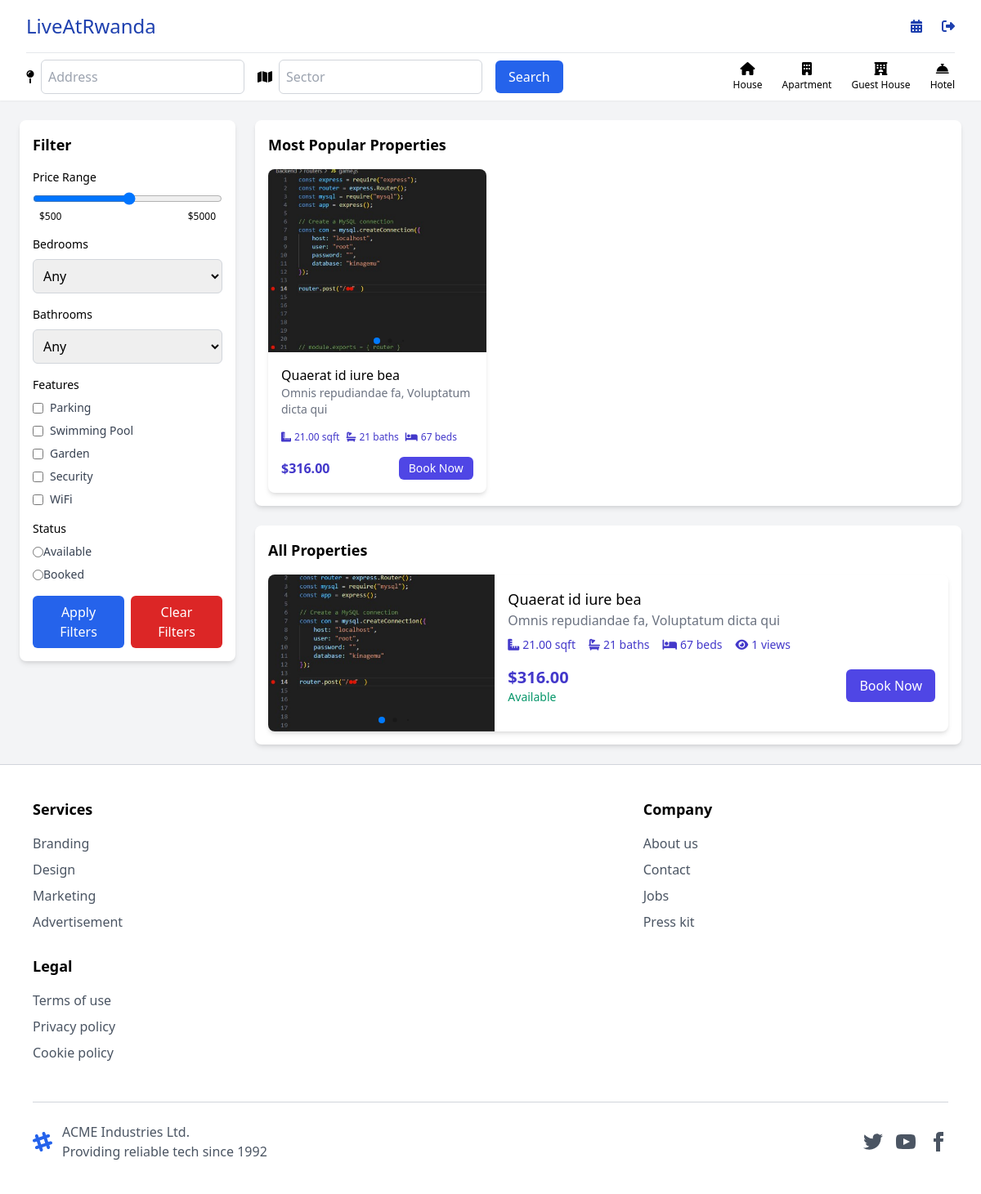
Page /renter/index.php on the committed database.
### tables this page shows
CREATE TABLE `properties` (
  `id` int(11) NOT NULL,
  `user_id` int(11) NOT NULL,
  `title` varchar(255) NOT NULL,
  `description` text DEFAULT NULL,
  `price` decimal(10,2) NOT NULL,
  `period` varchar(255) DEFAULT NULL,
  `purpose` varchar(100) DEFAULT NULL,
  `zipcode` varchar(100) DEFAULT NULL,
  `address` varchar(255) NOT NULL,
  `sector` varchar(255) DEFAULT NULL,
  `village` varchar(255) DEFAULT NULL,
  `features` text DEFAULT NULL,
  `password` varchar(255) NOT NULL,
  `bedrooms` int(11) NOT NULL,
  `bathrooms` int(11) NOT NULL,
  `area` decimal(10,2) NOT NULL,
  `property_type` varchar(50) NOT NULL,
  `status` varchar(50) NOT NULL DEFAULT 'available',
  `images` text DEFAULT NULL,
  `created_at` datetime NOT NULL,
  `updated_at` datetime DEFAULT NULL
);

### renter/index.php (the view, shortened to what the rows shown need)
<?php
include '../config/connection.php';
$address = isset($_GET['address']) ? $_GET['address'] : '';
$sector = isset($_GET['sector']) ? $_GET['sector'] : '';
$features = isset($_GET['features']) ? $_GET['features'] : [];
$status = isset($_GET['status']) ? $_GET['status'] : '';
$property_type = isset($_GET['property_type']) ? $_GET['property_type'] : '';
$sql = "SELECT p.*, COUNT(v.property_id) as view_count
        FROM properties p
        LEFT JOIN reviews v ON p.id = v.property_id
        WHERE 1=1";
$sql .= " GROUP BY p.id";
if (empty($address) && empty($sector) && empty($features) && empty($status) && empty($property_type)) {
    $popularSql = $sql . " ORDER BY id DESC LIMIT 5";
    $popularResult = $conn->query($popularSql);
    $popularProperties = [];
    if ($popularResult && $popularResult->num_rows > 0) {
        while ($row = $popularResult->fetch_assoc()) {
            $popularProperties[] = $row;
        }
    }
    $sql .= " ORDER BY p.created_at DESC";
} else {
    $popularProperties = [];
}
$result = $conn->query($sql);
$properties = [];
if ($result && $result->num_rows > 0) {
    while ($row = $result->fetch_assoc()) {
        $properties[] = $row;
    }
}
?>
<!DOCTYPE html>
<html lang="en">
<head>
  <link rel="stylesheet" href="https://cdnjs.cloudflare.com/ajax/libs/font-awesome/6.4.0/css/all.min.css">
  <link href="https://cdn.jsdelivr.net/npm/tailwindcss@2.2.19/dist/tailwind.min.css" rel="stylesheet">
  <link rel="stylesheet" href="https://cdn.jsdelivr.net/npm/swiper@8/swiper-bundle.min.css" />
</head>
<body class="bg-gray-100">
  <div class="flex flex-row gap-6 p-6">
    <div class="w-1/4 space-y-6">
      <div class="bg-white shadow-md rounded-lg p-4">
        <h2 class="font-semibold text-lg mb-4">Filter</h2>
      </div>
    </div>
    <div class="w-3/4 space-y-6">
      <?php if (!empty($popularProperties)): ?>
      <div class="bg-white shadow-md rounded-lg p-4">
        <h2 class="font-semibold text-lg mb-4">Most Popular Properties</h2>
        <div class="grid grid-cols-1 md:grid-cols-2 lg:grid-cols-3 gap-4">
          <?php foreach ($popularProperties as $property): ?>
            <?php
              $images = json_decode($property['images'], true) ?: [$property['images']];
            ?>
            <div class="rounded-lg overflow-hidden shadow-md bg-white">
              <div class="h-56 relative">
                <div class="swiper propertySwiper h-full">
                  <div class="swiper-wrapper">
                    <?php foreach ($images as $image): ?>
                      <div class="swiper-slide">
                        <img src="<?= htmlspecialchars($image) ?>" alt="Property Image" class="h-full w-full object-cover">
                      </div>
                    <?php endforeach; ?>
                  </div>
                  <div class="swiper-pagination"></div>
                </div>
              </div>
              <div class="p-4">
                <h3 class="font-medium"><?= htmlspecialchars($property['title']) ?></h3>
                <p class="text-sm text-gray-500"><?= htmlspecialchars($property['address']) ?>, <?= htmlspecialchars($property['sector']) ?></p>
                <div class="flex mt-4 gap-2 flex-wrap">
                  <div class="flex items-center gap-1 text-xs text-indigo-700">
                    <i class="fas fa-ruler-combined"></i>
                    <span><?= htmlspecialchars($property['area']) ?> sqft</span>
                  </div>
                  <div class="flex items-center gap-1 text-xs text-indigo-700">
                    <i class="fas fa-bath"></i>
                    <span><?= htmlspecialchars($property['bathrooms']) ?> baths</span>
                  </div>
                  <div class="flex items-center gap-1 text-xs text-indigo-700">
                    <i class="fas fa-bed"></i>
                    <span><?= htmlspecialchars($property['bedrooms']) ?> beds</span>
                  </div>
                </div>
                <div class="flex justify-between mt-4 items-center">
                  <p class="font-semibold text-indigo-700">$<?= htmlspecialchars($property['price']) ?></p>
                  <?php if ($property['status'] == 'available'): ?>
                    <a href="propertyDetails.php?id=<?= $property['id'] ?>"
                       class="bg-indigo-600 hover:bg-indigo-700 text-white px-3 py-1 rounded-md text-sm">
                      Book Now
                    </a>
                  <?php else: ?>
                    <span class="bg-gray-500 text-white px-3 py-1 rounded-md text-sm">
                      Booked
                    </span>
                  <?php endif; ?>
                </div>
              </div>
            </div>
          <?php endforeach; ?>
        </div>
      </div>
      <?php endif; ?>
      <div class="bg-white shadow-md rounded-lg p-4">
        <h2 class="font-semibold text-lg mb-4">
          <?= (!empty($address) || !empty($sector)) ? 'Search Results' : 'All Properties' ?>
        </h2>
        <?php if (empty($properties)): ?>
          <p class="text-center py-8">No properties found based on your search.</p>
        <?php else: ?>
          <div class="space-y-4">
            <?php foreach ($properties as $property): ?>
              <?php
                $images = json_decode($property['images'], true) ?: [$property['images']];
              ?>
              <div class="flex bg-white rounded-lg shadow-md overflow-hidden">
                <div class="w-1/3 h-48 relative">
                  <div class="swiper mySwiper h-full">
                    <div class="swiper-wrapper">
                      <?php foreach ($images as $image): ?>
                        <div class="swiper-slide">
                          <img src="<?= htmlspecialchars($image) ?>" alt="Property Image" class="h-full w-full object-cover">
                        </div>
                      <?php endforeach; ?>
                    </div>
                    <div class="swiper-pagination"></div>
                  </div>
                </div>
                <div class="w-2/3 p-4">
                  <h3 class="font-medium text-lg"><?= htmlspecialchars($property['title']) ?></h3>
                  <p class="text-gray-500"><?= htmlspecialchars($property['address']) ?>, <?= htmlspecialchars($property['sector']) ?></p>
                  <div class="flex mt-2 gap-4">
                    <div class="flex items-center gap-1 text-sm text-indigo-700">
                      <i class="fas fa-ruler-combined"></i>
                      <span><?= htmlspecialchars($property['area']) ?> sqft</span>
                    </div>
                    <div class="flex items-center gap-1 text-sm text-indigo-700">
                      <i class="fas fa-bath"></i>
                      <span><?= htmlspecialchars($property['bathrooms']) ?> baths</span>
                    </div>
                    <div class="flex items-center gap-1 text-sm text-indigo-700">
                      <i class="fas fa-bed"></i>
                      <span><?= htmlspecialchars($property['bedrooms']) ?> beds</span>
                    </div>
                    <div class="flex items-center gap-1 text-sm text-indigo-700">
                      <i class="fas fa-eye"></i>
                      <span><?= htmlspecialchars($property['view_count']) ?> views</span>
                    </div>
                  </div>
                  <div class="flex justify-between items-center mt-4">
                    <div>
                      <p class="font-semibold text-xl text-indigo-700">$<?= htmlspecialchars($property['price']) ?></p>
                      <p class="text-sm text-gray-500">
                        <?= $property['status'] == 'available' ?
                            '<span class="text-green-600">Available</span>' :
                            '<span class="text-red-600">Booked</span>' ?>
                      </p>
                    </div>
                    <?php if ($property['status'] == 'available'): ?>
                      <a href="propertyDetails.php?id=<?= $property['id'] ?>"
                         class="bg-indigo-600 hover:bg-indigo-700 text-white px-4 py-2 rounded-md">
                        Book Now
                      </a>
                    <?php else: ?>
                      <span class="bg-gray-500 text-white px-4 py-2 rounded-md">
                        Booked
                      </span>
                    <?php endif; ?>
                  </div>
                </div>
              </div>
            <?php endforeach; ?>
          </div>
        <?php endif; ?>
      </div>
    </div>
  </div>
</body>
</html>

### rows in the picture
properties: title "Quaerat id iure bea", address "Omnis repudiandae fa", sector "Voluptatum dicta qui", area "21.00", bathrooms "21", bedrooms "67", price "316.00", view_count "1", status "Available"
